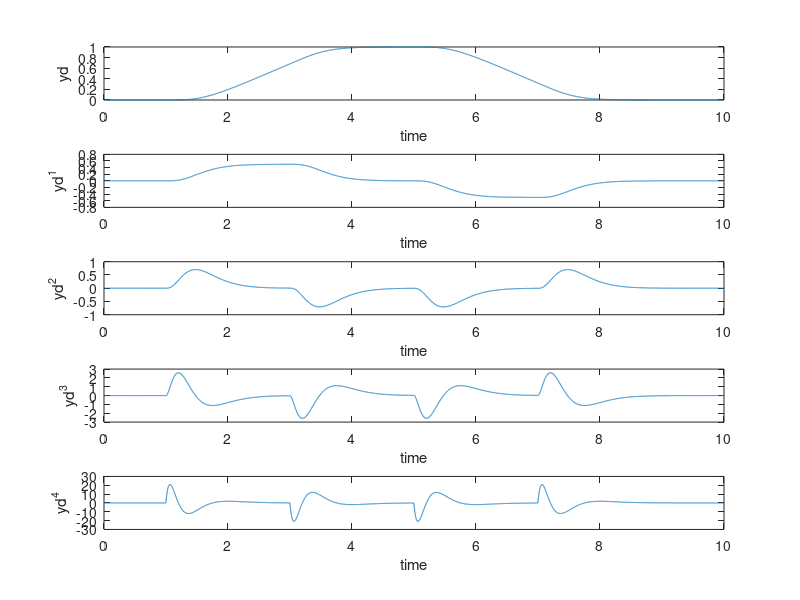

Write MATLAB code to recreate this figure. (Note: this script raises an error after producing the figure.)
clc; clear;
[g_1_num, g_1_de] = zp2tf([-10 -20 -2]', [-3 -4 -5 -6 -7], 1);
[g_2_num, g_2_de] = zp2tf([-2]', [-3 -4 -5 -6 -7], 200);
[A_1, B_1, C_1, D_1] = tf2ss(g_1_num, g_1_de);
sys_1=ss(A_1,B_1,C_1,D_1);
[A_2, B_2, C_2, D_2] = tf2ss(g_2_num, g_2_de);
sys_2=ss(A_2,B_2,C_2,D_2);
r_1= 2; r_2=4;

%% defining the desired output and filtering it two times
tin = 1; tup = 3;  tdown=5; tback=7; tf = 10; delt = 0.001; ymax = 1;
ramp_1 = ymax/(tup-tin);
ramp_2 = -ymax/(tback-tdown);
t1 = 0:delt:tin; 
t2=max(t1)+delt:delt:tup;
t3=max(t2)+delt:delt:tdown;
t4=max(t3)+delt:delt:tback;
t5=max(t4)+delt:delt:tf;

y0 = zeros(size(t1));
y1 = ramp_1*(t2-max(t1));
y2 = max(y1)*ones(size(t3-max(t2)));
y3 = max(y2)+ ramp_2*(t4-max(t3));
y4 = zeros(size(t5-max(t4)));

t = 0:delt:tf;
y = [y0 y1 y2 y3 y4];
figure(1); clf; subplot(211), plot(t,y); 
axis([0, tf, -0.1, 1.2*ymax])
xlabel('time'); ylabel('y unfiltered')
% filtering the desired signal 
Wf = 1 % choose a filter break frequency in Hz
num = [Wf*2*pi]; den = [1 (Wf*2*pi)]; % first order filter
[Af,Bf,Cf,Df] = tf2ss(num,den);
Sys_f = ss(Af,Bf,Cf,Df); % first order filter system
Sysf = Sys_f*Sys_f*Sys_f*Sys_f; % second order filter
[yd,xtemp]= lsim(Sysf,y,t); % filter the desired signal
figure(1);  subplot(212), plot(t,yd); 
xlabel('time'); ylabel('yd')
%% numerical differentiation
y1d = diff(yd,1)/(delt^1); % the first derivative of yd
y1d = [y1d;0];
y2d = diff(yd,2)/(delt^2); % the second derivative of yd
y2d = [y2d;0;0];
y3d = diff(yd,3)/(delt^3); % the third derivative of yd
y3d = [y3d;0;0;0];
y4d = diff(yd,4)/(delt^4); % the fourth derivative of yd
y4d = [y4d;0;0;0;0];
[mm,nn] = size(y2d);
time = 0:delt:(mm-1)*delt;
figure(1); clf; 
subplot(511), plot(time,yd);xlabel('time'); ylabel('yd')
subplot(512), plot(time,y1d);xlabel('time'); ylabel('yd^1')
subplot(513), plot(time,y2d);xlabel('time'); ylabel('yd^2')
subplot(514), plot(time,y3d);xlabel('time'); ylabel('yd^3')
subplot(515), plot(time,y4d);xlabel('time'); ylabel('yd^4')

%% G1
T_t=[C_1; C_1*A_1];
T_b=[
   0 0 1 0 0 ;
   0 0 0 1 0 ;
   0 0 0 0 1 ;
   ];
T=[T_t; T_b];
T_inv=inv(T);
T_inv_L=T_inv(:, 1:2);
T_inv_R=T_inv(:, 3:5);
A_inv_red = T_b*A_1*T_inv_R-(T_b*B_1*C_1*(A_1^r_1)*T_inv_R)/(C_1*A_1^(r_1-1)*B_1);
B_inv_red = [ T_b*A_1*T_inv_L-(T_b*B_1*C_1*(A_1^r_1)*T_inv_L)/(C_1*A_1^(r_1-1)*B_1) ,  (T_b*B_1)/(C_1*A_1^(r_1-1)*B_1) ];
Y_d=[yd y1d y2d];
time_span=t;
IC=[0, 0, 0];
options = odeset('RelTol',1e-6,'AbsTol',[1e-6 1e-6 1e-6 ]); % don't forget this !!
[t_out, eta_result]=ode45( @(t_in, eta) solve_eta_1(t_in, eta, A_inv_red, B_inv_red, Y_d), time_span, IC, options);
Z_ref=[ y1d y2d eta_result];
X_ref=inv(T)*Z_ref';
U_inv_reduce_order_1=(1/(C_1*A_1^(r_1-1)*B_1))*(y2d-C_1*A_1^(r_1)*X_ref);
y_result_1=lsim(sys_1, U_inv_reduce_order_1(:,1), t);

%% G2 relative degree=4
T_t=[C_1; C_1*A_1; C_1*A_1*A_1 ;C_1*A_1*A_1*A_1];
T_b=[
   0 0 1 0 0 
   ];
T=[T_t; T_b];
inv(T);
T_inv_L=T_inv(:, 1:4);
T_inv_R=T_inv(:, 5);
A_inv_red = T_b*A_1*T_inv_R-(T_b*B_1*C_1*(A_1^r_1)*T_inv_R)/(C_1*A_1^(r_1-1)*B_1);
B_inv_red = [ T_b*A_1*T_inv_L-(T_b*B_1*C_1*(A_1^r_1)*T_inv_L)/(C_1*A_1^(r_1-1)*B_1) ,  (T_b*B_1)/(C_1*A_1^(r_1-1)*B_1) ];
Y_d=[yd y1d y2d y3d y4d];
time_span=t;
IC=[0];
options = odeset('RelTol',1e-6,'AbsTol',[1e-6]); % don't forget this !!
[t_out, eta_result]=ode45( @(t_in, eta) solve_eta_2(t_in, eta, A_inv_red, B_inv_red, Y_d), time_span, IC, options);
Z_ref=[ yd y1d y2d y3d eta_result];
X_ref=inv(T)*Z_ref';
U_inv_reduce_order_2=(1/(C_2*A_2^(r_2-1)*B_2))*(y4d-C_2*A_2^(r_2)*X_ref);
y_result_2=lsim(sys_2, U_inv_reduce_order_2(:,1), t);

%% plot the result
figure(3); clf; 
subplot(311), plot(time,yd);xlabel('time'); ylabel('yd');
subplot(312), plot(time,y_result_1);xlabel('time'); ylabel('y with u_{ff}');
subplot(313), plot(time,y_result_2);xlabel('time'); ylabel('y with u_{ff}');

figure(4); clf;
plot(time,y_result_1);
xlabel('time'); ylabel('y with u_{ff} in sys 1');

figure(5); clf;
plot(time,y_result_2);
xlabel('time'); ylabel('y with u_{ff} in sys 2');
%% Solving Eta (reduce order)
function eta_dot= solve_eta_1(t_in, eta, A_inv_red, B_inv_red, Y_d)
    time=[0:0.001:10];% must be consistant to real time span, not choose arbitrary value such as 1:1:101
    y_d_1=interp1(time,  Y_d(:,1), t_in);
    y_d_2=interp1(time,  Y_d(:,2), t_in);
    y_d_3=interp1(time,  Y_d(:,3), t_in);
    new_Y_d=[y_d_1; y_d_2; y_d_3];
    eta_dot=A_inv_red*eta+B_inv_red*new_Y_d;
end


function eta_dot= solve_eta_2(t_in, eta, A_inv_red, B_inv_red, Y_d)
    time=[0:0.001:10];% must be consistant to real time span, not choose arbitrary value such as 1:1:101
    y_d_1=interp1(time,  Y_d(:,1), t_in);
    y_d_2=interp1(time,  Y_d(:,2), t_in);
    y_d_3=interp1(time,  Y_d(:,3), t_in);
    y_d_4=interp1(time,  Y_d(:,4), t_in);
    y_d_5=interp1(time,  Y_d(:,5), t_in);
    new_Y_d=[y_d_1; y_d_2; y_d_3; y_d_4; y_d_5];
    eta_dot=A_inv_red*eta+B_inv_red*new_Y_d;
end
